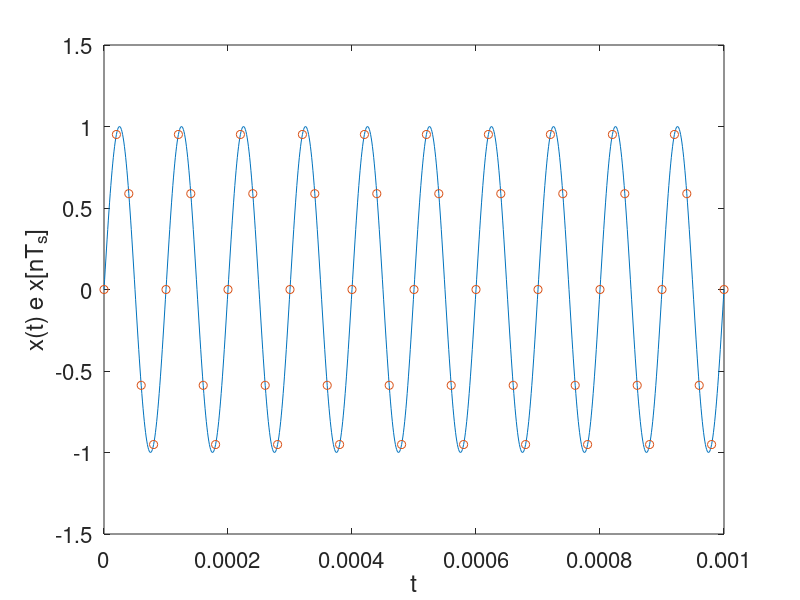

Reproduce this figure in MATLAB.

%Comentando p/ consegiur entender o código depois

% Limpa todas as variáveis, figuras e a janela de comando
clear all;
close all;
clc;

%dados do sinal
f = 10000; % Frequência de entrada: 10Hz
fs = 50000; % Frequência de amostragem

% Gerar sinal contínuo T=10 - período do sinal
tempo = [0:1/(100*f):10/f];

% Geração da onda senoidal
sinal = sin(2*pi*f*tempo);

% Plotar sinal contínuo
plot(tempo, sinal);
hold; % Mantém o gráfico atual para sobrepor o próximo gráfico

% Sinal amostrado
Ts = 1/fs; % Período de amostragem
N = length(tempo); % Número de amostras
n = [0:1:N-1]; % Vetor de índices de amostra
t_sample = [0:Ts:n(N)*Ts]; % Vetor de tempo para amostras
freq_amostra = 2*pi*f/fs; % Frequência de amostragem relativa
sinal_sample = sin(freq_amostra.*n); % Amostragem do sinal

% Plotar sinal amostrado
plot(t_sample, sinal_sample, 'o'); % Os pontos de amostra são marcados como 'o'
axis([0 10/f -1.5 1.5]); % Define os limites dos eixos x e y do gráfico
set(gca, 'FontSize',16); % Define o tamanho da fonte do eixo atual
xlabel('t'); % Rótulo do eixo x
ylabel('x(t) e x[nT_s]'); % Rótulo do eixo y
hold off; % Termina a sobreposição dos gráficos

